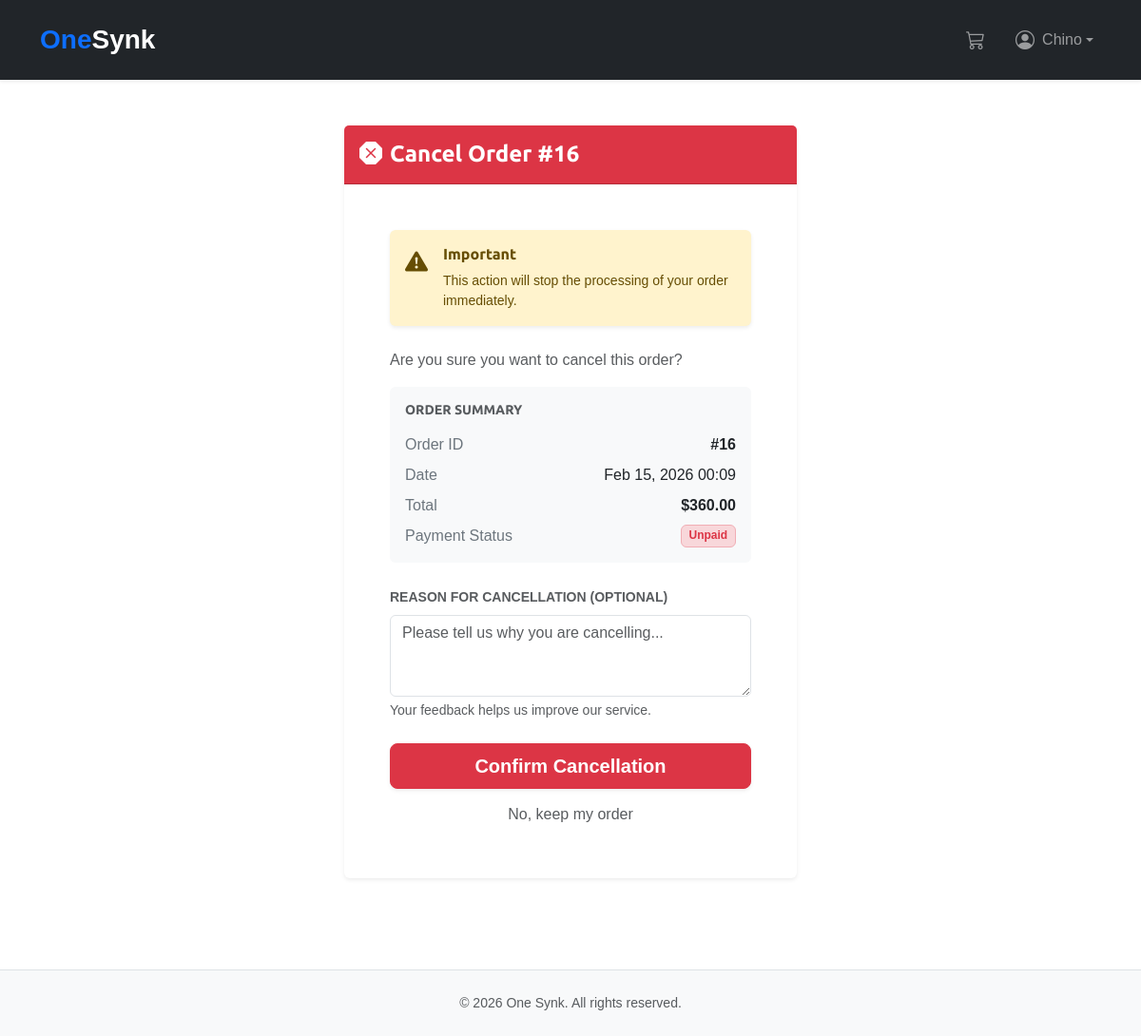
Page /orders/cancel/16/ (signed in) on the committed database.
### accounts/models.py (models this page shows, shortened)
class CustomUser(AbstractUser):
    phone_regex = RegexValidator(
        regex=r"^\d{10}$",
        message=_("Phone number must be exactly 10 digits (e.g., 5522445104)."),
    )
    USER_TYPE_CHOICES = (
        ("regular_user", "Regular User"),
        ("wholesaler", "Wholesaler"),
    )
    class UserTypes(models.TextChoices):
        REGULAR = "regular_user", _("Regular User")
        WHOLESALER = "wholesaler", _("Wholesaler")
    phone = models.CharField(
        _("phone number"),
        max_length=10,
        validators=[phone_regex],
        blank=True,
        null=True,
        help_text=_("Format: 5522445104"),
    )
    user_type = models.CharField(
        max_length=20,
        choices=USER_TYPE_CHOICES,
        default="regular_user",
        help_text=_(
            "Designates whether the user is a regular customer or a wholesaler."
        ),
    )
    stripe_customer_id = models.CharField(
        _("Stripe Customer ID"),
        max_length=255,
        blank=True,
        null=True,
        unique=True,
        help_text=_("Unique identifier for the customer in Stripe."),
    )
    payment_method = models.CharField(
        _("default payment method"),
        max_length=255,
        blank=True,
        null=True,
        help_text=_("ID of the default payment method in Stripe."),
    )
    created_at = models.DateTimeField(_("created at"), auto_now_add=True)
    updated_at = models.DateTimeField(_("updated at"), auto_now=True)
    class Meta:
        verbose_name = _("User")
        verbose_name_plural = _("Users")
        ordering = ["-created_at"]

### orders/models.py (models this page shows, shortened)
class Order(models.Model):
    user = models.ForeignKey(
        CustomUser,
        on_delete=models.CASCADE,
        null=True,
        blank=True,
        related_name="orders",
        verbose_name=_("user"),
    )
    first_name = models.CharField(_("first name"), max_length=50)
    last_name = models.CharField(_("last name"), max_length=50)
    email = models.EmailField(_("email"))
    address = models.CharField(_("address"), max_length=250)
    postal_code = models.CharField(_("postal code"), max_length=20)
    city = models.CharField(_("city"), max_length=100)
    shipping_address = models.ForeignKey(
        Address,
        on_delete=models.SET_NULL,
        null=True,
        blank=True,
        related_name="orders_as_shipping",
        verbose_name=_("shipping address reference"),
    )
    billing_address = models.ForeignKey(
        Address,
        on_delete=models.SET_NULL,
        null=True,
        blank=True,
        related_name="orders_as_billing",
        verbose_name=_("billing address reference"),
    )
    created = models.DateTimeField(_("created at"), auto_now_add=True)
    updated = models.DateTimeField(_("updated at"), auto_now=True)
    paid = models.BooleanField(_("paid"), default=False)
    status = models.CharField(
        _("status"),
        max_length=20,
        choices=STATUS_CHOICES,
        default="pending",
    )
    estimated_delivery_date = models.DateField(
        _("estimated delivery"), null=True, blank=True
    )
    notes = models.TextField(_("internal notes"), blank=True, null=True)
    customer_notes = models.TextField(_("customer notes"), blank=True, null=True)
    stripe_id = models.CharField(_("Stripe Payment ID"), max_length=250, blank=True)
    payment_method = models.ForeignKey(
        PaymentMethod,
        on_delete=models.SET_NULL,
        null=True,
        blank=True,
        related_name="orders",
        verbose_name=_("payment method"),
    )
    coupon = models.ForeignKey(
        Coupon,
        related_name="orders",
        null=True,
        blank=True,
        on_delete=models.SET_NULL,
        verbose_name=_("coupon"),
    )
    discount = models.IntegerField(
        _("discount percentage"),
        default=0,
        validators=[MinValueValidator(0), MaxValueValidator(100)],
    )
    objects = OrderManager()
    class Meta:
        verbose_name = _("Order")
        verbose_name_plural = _("Orders")
        ordering = ["-created"]
        indexes = [
            models.Index(fields=["-created"]),
            models.Index(fields=["status"]),
            models.Index(fields=["paid"]),
            models.Index(fields=["user", "-created"]),
            models.Index(fields=["user", "status"]),
        ]
        constraints = [
            models.CheckConstraint(
                condition=models.Q(discount__gte=0, discount__lte=100),
                name="order_discount_range",
            ),
        ]
    def get_total_cost_before_discount(self):
        return sum(item.get_cost() for item in self.items.all())
    def get_discount(self):
        total = self.get_total_cost_before_discount()
        if self.discount:
            return total * (self.discount / Decimal(100))
        return Decimal(0)
    def get_total_cost(self):
        return self.get_total_cost_before_discount() - self.get_discount()
    @property
    def can_be_cancelled(self):
        return self.status in ("pending", "confirmed")

class OrderItem(models.Model):
    order = models.ForeignKey(Order, related_name="items", on_delete=models.CASCADE)
    product = models.ForeignKey(
        Product, related_name="order_items", on_delete=models.CASCADE
    )
    price = models.DecimalField(max_digits=10, decimal_places=2)
    quantity = models.PositiveIntegerField(default=1)
    def get_cost(self):
        return self.price * self.quantity

### orders/views.py (the view, shortened to what this page needs)
# urls.py: path("cancel/<int:order_id>/", views.cancel_order, name="cancel_order"),
@require_http_methods(["GET", "POST"])
@login_required
def cancel_order(request, order_id):
    order = get_user_order(request, order_id)
    if not order.can_be_cancelled:
        messages.error(request, _("This order can no longer be cancelled."))
        return redirect("orders:order_detail", order_id=order.id)
    return render(request, "orders/order/cancel_order.html", {"order": order})

### cart/cart.py (called while the page is built)
    def __len__(self):
        return sum(item["quantity"] for item in self.cart.values())

### cart/context_processors.py (called while the page is built)
def cart(request):
    return {"cart": Cart(request)}

### orders/managers.py (called while the page is built)
    def get_queryset(self):
        return OrderQuerySet(self.model, using=self._db)

### orders/views.py (called while the page is built)
def get_user_order(request, order_id):
    return get_object_or_404(Order, id=order_id, user=request.user)

### orders/templates/orders/order/cancel_order.html (shortened to what this page needs)
{% extends 'shop/base.html' %}
{% load static %}
{% load i18n %}
{% block content %}
<div class="container my-5">
    <div class="row justify-content-center">
        <div class="col-md-7 col-lg-6">
            <div class="card border-0 shadow-sm">
                <div class="card-header bg-danger text-white py-3">
                    <h4 class="mb-0 fw-bold">
                        <i class="bi bi-x-octagon-fill me-2"></i>{% trans "Cancel Order" %} #{{ order.id }}
                    </h4>
                </div>
                <div class="card-body p-4 p-md-5">
                    <div class="alert alert-warning border-0 shadow-sm mb-4" role="alert">
                        <div class="d-flex">
                            <i class="bi bi-exclamation-triangle-fill fs-4 me-3"></i>
                            <div>
                                <h6 class="alert-heading fw-bold">{% trans "Important" %}</h6>
                                <p class="mb-0 small">{% trans "This action will stop the processing of your order immediately." %}</p>
                            </div>
                        </div>
                    </div>
                    <p class="text-muted">{% trans "Are you sure you want to cancel this order?" %}</p>
                    <div class="card bg-light border-0 mb-4">
                        <div class="card-body">
                            <h6 class="text-uppercase text-muted small fw-bold mb-3">{% trans "Order Summary" %}</h6>
                            <div class="d-flex justify-content-between mb-2">
                                <span class="text-secondary">{% trans "Order ID" %}</span>
                                <span class="fw-bold">#{{ order.id }}</span>
                            </div>
                            <div class="d-flex justify-content-between mb-2">
                                <span class="text-secondary">{% trans "Date" %}</span>
                                <span>{{ order.created|date:"M d, Y H:i" }}</span>
                            </div>
                            <div class="d-flex justify-content-between mb-2">
                                <span class="text-secondary">{% trans "Total" %}</span>
                                <span class="fw-bold text-dark">${{ order.get_total_cost }}</span>
                            </div>
                            <div class="d-flex justify-content-between">
                                <span class="text-secondary">{% trans "Payment Status" %}</span>
                                {% if order.paid %}
                                    <span class="badge bg-success-subtle text-success border border-success-subtle">{% trans "Paid" %}</span>
                                {% else %}
                                    <span class="badge bg-danger-subtle text-danger border border-danger-subtle">{% trans "Unpaid" %}</span>
                                {% endif %}
                            </div>
                        </div>
                    </div>
                    <form method="post" action="{% url 'orders:cancel_order' order.id %}">
                        <div class="mb-4">
                            <label for="reason" class="form-label fw-bold small text-uppercase text-muted">
                                {% trans "Reason for Cancellation (Optional)" %}
                            </label>
                            <textarea
                                class="form-control"
                                id="reason"
                                name="reason"
                                rows="3"
                                placeholder="{% trans 'Please tell us why you are cancelling...' %}"
                            ></textarea>
                            <div class="form-text small">{% trans "Your feedback helps us improve our service." %}</div>
                        </div>
                        <div class="d-grid gap-2">
                            <button type="submit" name="confirm_cancel" class="btn btn-danger btn-lg fw-bold shadow-sm">
                                {% trans "Confirm Cancellation" %}
                            </button>
                            <a href="{% url 'orders:order_detail' order.id %}" class="btn btn-link text-muted text-decoration-none">
                                {% trans "No, keep my order" %}
                            </a>
                        </div>
                    </form>
                </div>
            </div>
        </div>
    </div>
</div>
{% endblock %}

### shop/templates/shop/base.html (shortened to what this page needs)
{% load static %}
{% load i18n %}
<!DOCTYPE html>
<html lang="en">
<head>
    <link href="https://cdn.jsdelivr.net/npm/bootstrap@5.3.0/dist/css/bootstrap.min.css" rel="stylesheet">
    <link rel="stylesheet" href="https://cdn.jsdelivr.net/npm/bootstrap-icons@1.11.0/font/bootstrap-icons.css">
    <link href="{% static 'css/base.css' %}" rel="stylesheet">
</head>
<body>
    <nav class="navbar navbar-expand-lg navbar-dark bg-dark shadow-sm py-3">
        <div class="container">
            <a href="{% url 'shop:product_list' %}" class="navbar-brand fw-bold fs-3">
                <span class="text-primary">One</span>Synk
            </a>
            <div class="collapse navbar-collapse" id="mainNav">
                <ul class="navbar-nav ms-auto align-items-center">
                    <li class="nav-item me-lg-3">
                        <a class="nav-link position-relative" href="{% url 'cart:cart_detail' %}">
                            <i class="bi bi-cart3 fs-5"></i>
                        </a>
                    </li>
                    {% if user.is_authenticated %}
                        <li class="nav-item dropdown">
                            <a class="nav-link dropdown-toggle d-flex align-items-center" href="#" id="userDropdown" role="button" data-bs-toggle="dropdown">
                                <i class="bi bi-person-circle fs-5 me-2"></i>
                                <span>{{ user.first_name|default:user.username }}</span>
                            </a>
                        </li>
                    {% endif %}
                </ul>
            </div>
        </div>
    </nav>
    <main id="content" class="min-vh-100">
        {% block content %}{% endblock %}
    </main>
    <footer class="bg-light py-4 border-top mt-5">
        <div class="container text-center">
            <p class="text-muted small mb-0">&copy; 2026 One Synk. {% trans "All rights reserved." %}</p>
        </div>
    </footer>
</body>
</html>

### shop/static/css/base.css (style rules this page uses)
body { margin:0; padding:0; font-family:helvetica, sans-serif; }
h1, h2, h3, h4, h5 , h6 { font-family: 'Ubuntu', sans-serif; font-weight:normal; }
a { text-decoration:none; color:#5993bb; }
#content { padding:0 100px; overflow:hidden; }

### rows in the picture
CustomUser: first_name "Chino"
Order: id "16", created "Feb 15, 2026 00:09", get_total_cost "360.00"
